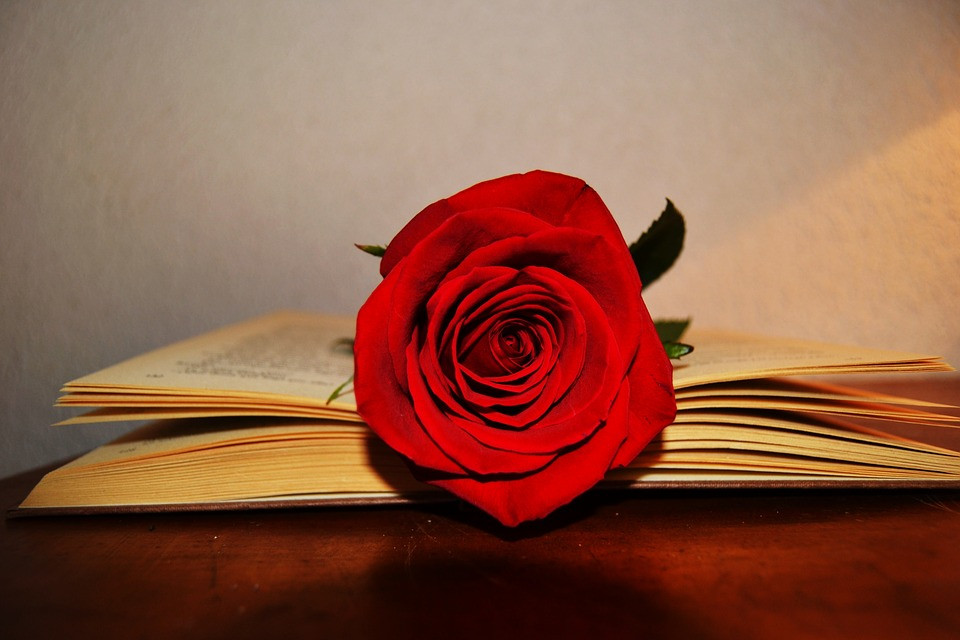
#> input picture 18.04/rose.jpg, 960 x 640 px, given in place of the camera
$ python moution_detection.py
#> lines starting #> are read from the running program, lines starting #| are printed output that depends on the picture
#pip install opencv-python
import cv2
import numpy as np

cv2.namedWindow("Camera", cv2.WINDOW_GUI_NORMAL)
cv2.namedWindow("background", cv2.WINDOW_GUI_NORMAL)
cam = cv2.VideoCapture(0+cv2.CAP_DSHOW)#для винды 0+cv2.CAP_DSHOW

background = None
prev_delta = None
while cam.isOpened():
    ret, frame = cam.read()
#> frame is the input picture: shape (640, 960, 3); mean B, G, R 70.4, 91.5, 142.7
    gray = cv2.cvtColor(frame, cv2.COLOR_BGR2GRAY)
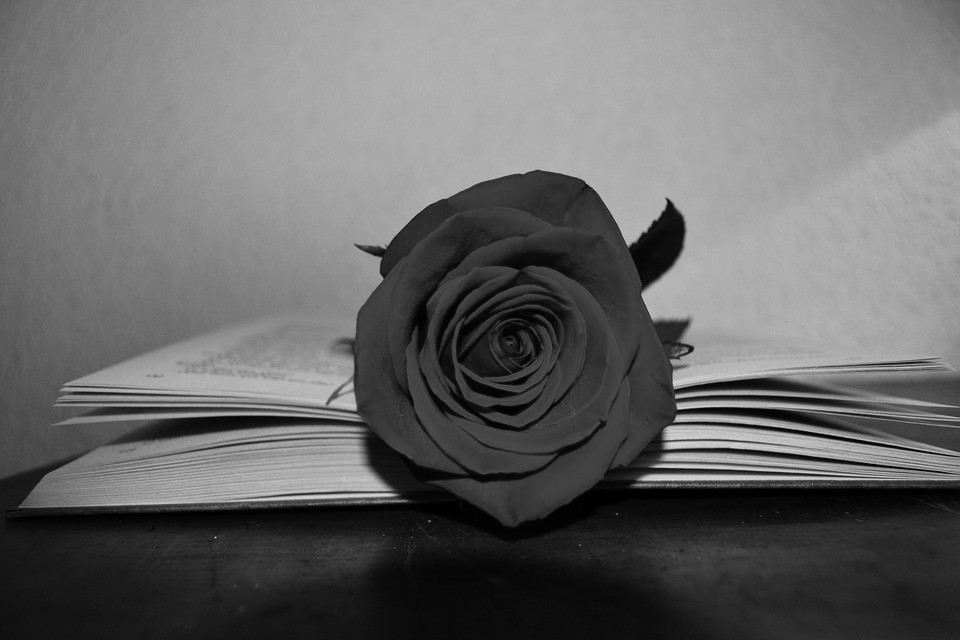
#> gray: shape (640, 960); min 0, max 224, mean 104.4
    gray = cv2.GaussianBlur(gray, (51,51), 0)
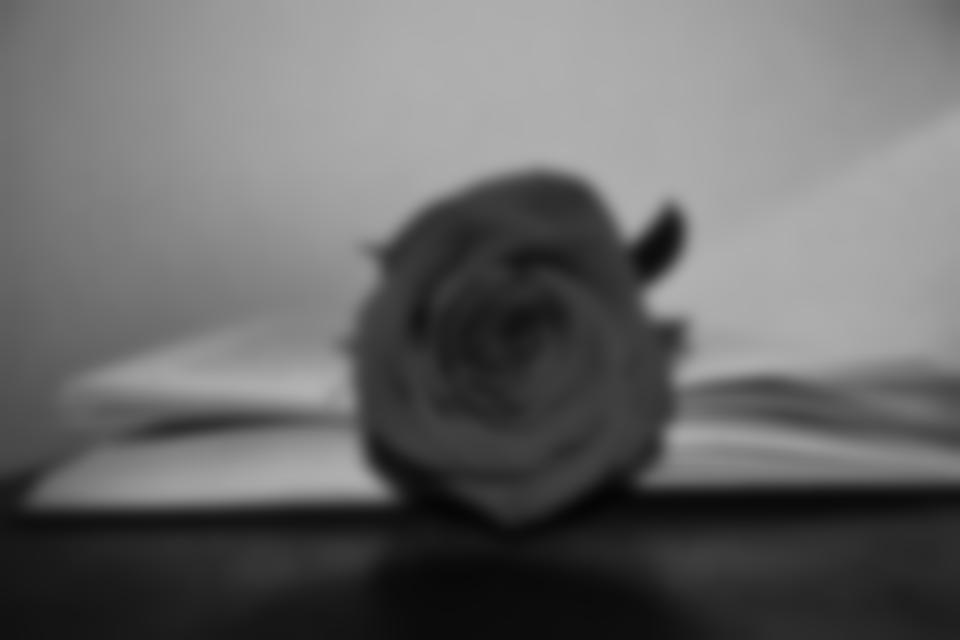
#> gray: shape (640, 960); min 5, max 177, mean 104.4

    key = cv2.waitKey(1)
#> (key q is pressed here)
    if key == ord('q'):
        break
    if key == ord('b'):
        background = gray.copy()
    if background is not None:
        delta = cv2.absdiff(background, gray)
        if prev_delta is not None:
            changes = (np.abs(delta, prev_delta).sum() / 255 / delta.size)
            cv2.putText(frame, f'Diffs = {changes:.2f}', (10, 30), cv2.FONT_HERSHEY_SIMPLEX, 0.7, (0, 255, 0))
            if changes < 0.1:
                background = gray.copy()

        prev_delta = delta
        ret, mask = cv2.threshold(delta, 25, 255, cv2.THRESH_BINARY)
        mask = cv2.dilate(mask,None, iterations=3)
        contours, _ = cv2.findContours(mask, cv2.RETR_EXTERNAL, cv2.CHAIN_APPROX_SIMPLE)
        for contour in contours:
            area = cv2.contourArea(contour)
            if area > 500:
                x,y,w,h = cv2.boundingRect(contour)
                cv2.rectangle(frame, (x, y),(x+ w, y+ h), (0, 255, 0),3 )

        cv2.imshow('Backgroud', mask)

    cv2.imshow("Camera", frame)

cam.release()
cv2.destroyAllWindows()
